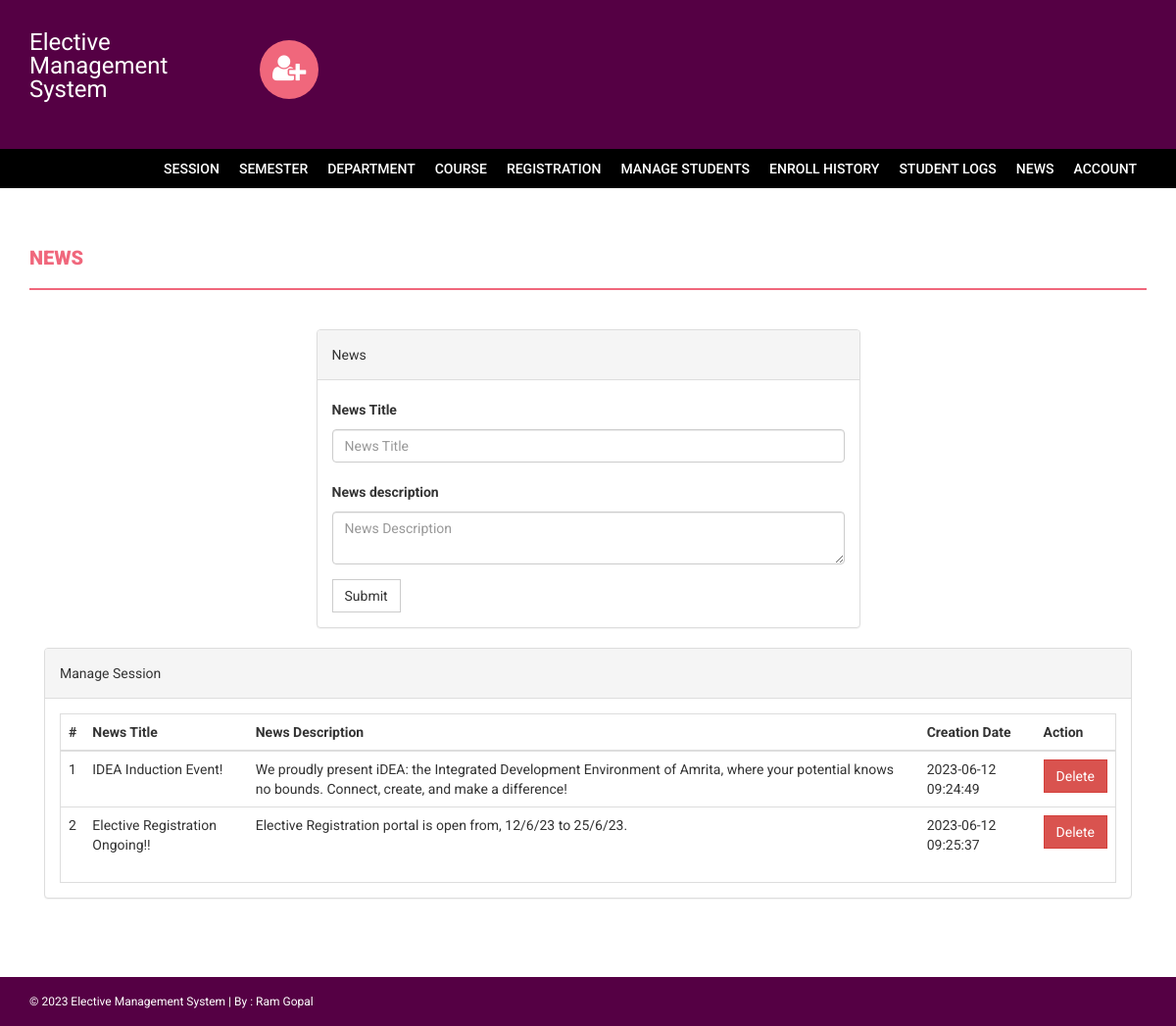
The app's page /s/admin/news.php (signed in) with its own data.
### tables this page shows
CREATE TABLE `news` (
  `id` int(11) NOT NULL,
  `newstitle` varchar(255) DEFAULT NULL,
  `newsDescription` mediumtext DEFAULT NULL,
  `postingDate` timestamp NULL DEFAULT current_timestamp()
);

### s/admin/news.php (the view, shortened to what this page needs)
<?php
if(strlen($_SESSION['alogin'])==0)
    {
header('location:index.php');
}else{
?>
<!DOCTYPE html>
<html xmlns="http://www.w3.org/1999/xhtml">
<head>
    <link href="../assets/css/bootstrap.css" rel="stylesheet" />
    <link href="../assets/css/font-awesome.css" rel="stylesheet" />
    <link href="../assets/css/style.css" rel="stylesheet" />
</head>
<body>
<?php include('includes/header.php');?>
<?php if($_SESSION['alogin']!="")
{
 include('includes/menubar.php');
}
 ?>
    <div class="content-wrapper">
        <div class="container">
              <div class="row">
                    <div class="col-md-12">
                        <h1 class="page-head-line">News  </h1>
                    </div>
                </div>
                <div class="row" >
                  <div class="col-md-3"></div>
                    <div class="col-md-6">
                        <div class="panel panel-default">
                        <div class="panel-heading">
                           News
                        </div>
                        <div class="panel-body">
                       <form name="dept" method="post">
   <div class="form-group">
    <label for="department">News Title </label>
    <input type="text" class="form-control" id="newstitle" name="newstitle" placeholder="News Title" required />
  </div>
     <div class="form-group">
    <label for="department">News description </label>
    <textarea class="form-control" id="description" name="description" placeholder="News Description" required></textarea>
  </div>
 <button type="submit" name="submit" class="btn btn-default">Submit</button>
</form>
                            </div>
                            </div>
                    </div>
                </div>
                <div class="col-md-12">
                    <div class="panel panel-default">
                        <div class="panel-heading">
                            Manage Session
                        </div>
                        <div class="panel-body">
                            <div class="table-responsive table-bordered">
                                <table class="table">
                                    <thead>
                                        <tr>
                                            <th>#</th>
                                            <th>News Title</th>
                                            <th>News Description</th>
                                            <th>Creation Date</th>
                                            <th>Action</th>
                                        </tr>
                                    </thead>
                                    <tbody>
<?php
$sql=mysqli_query($con,"select * from news");
$cnt=1;
while($row=mysqli_fetch_array($sql))
{
?>
                                        <tr>
                                            <td><?php echo $cnt;?></td>
                                            <td><?php echo htmlentities($row['newstitle']);?></td>
                                            <td><?php echo htmlentities($row['newsDescription']);?></td>
                                            <td><?php echo htmlentities($row['postingDate']);?></td>
                                            <td>
  <a href="news.php?id=<?php echo $row['id']?>&del=delete" onClick="return confirm('Are you sure you want to delete?')">
                                            <button class="btn btn-danger">Delete</button>
</a>
                                            </td>
                                        </tr>
<?php
$cnt++;
} ?>
                                    </tbody>
                                </table>
                            </div>
                        </div>
                    </div>
                </div>
            </div>
        </div>
  <?php include('../includes/footer.php');?>
</body>
</html>
<?php } ?>

### s/assets/css/style.css (style rules this page uses)
body { font-family: 'Roboto', sans-serif; line-height: 30px; }
.content-wrapper { margin-top: 40px; min-height: 600px; padding-bottom: 60px; }
.page-head-line { font-weight: 900; padding-bottom: 20px; border-bottom: 2px solid #F0677C; text-transform: uppercase; color: #F0677C; font-size: 20px; margin-bottom: 40px; }
.btn { border-radius: 0px; -webkit-border-radius: 0px; -moz-border-radius: 0px; }

### records on screen
news: newstitle "IDEA Induction Event!", newsDescription "We proudly present iDEA: the Integrated Development Environment of Amrita, where your potential knows no bounds. Connect, create, and make a difference!", postingDate "2023-06-12 09:24:49"
news: newstitle "Elective Registration Ongoing!!", newsDescription "Elective Registration portal is open from, 12/6/23 to 25/6/23.", postingDate "2023-06-12 09:25:37"
